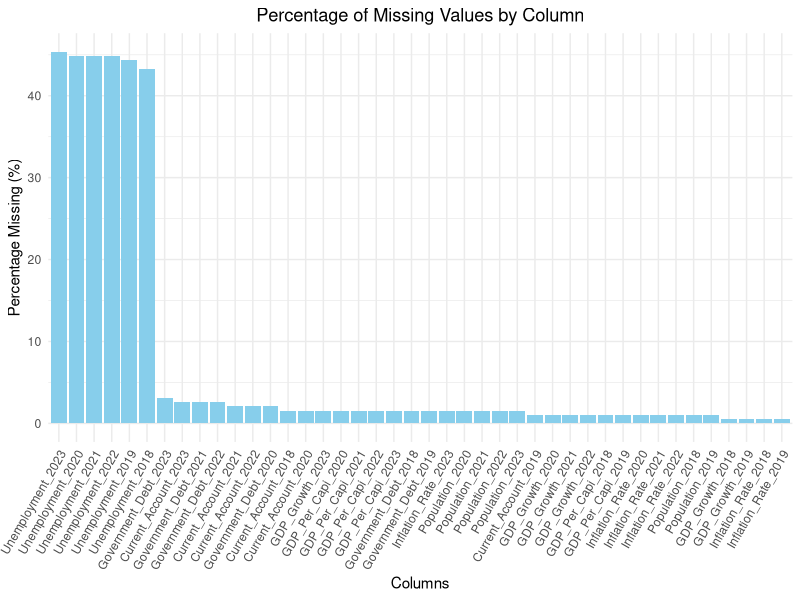
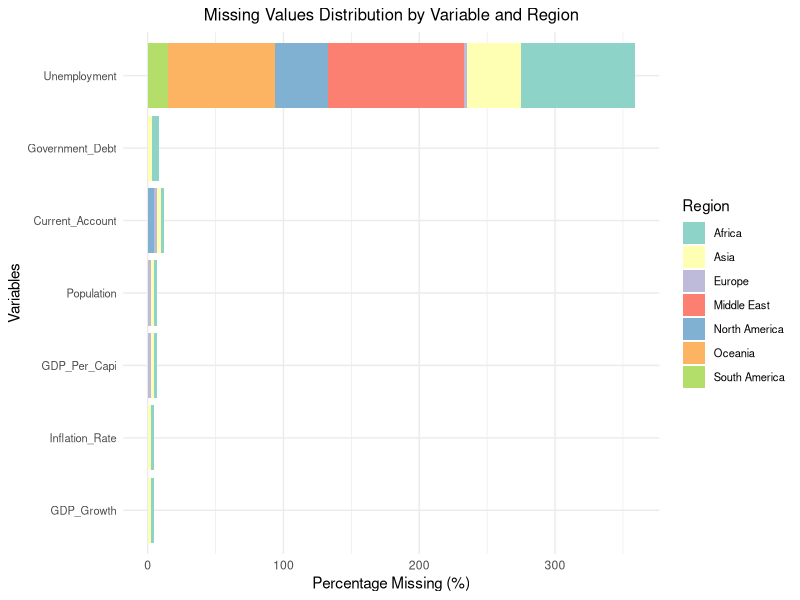

These charts were generated, in order, by the following R code:
## ---- chunk 1
library(ggplot2)
library(tidyr)
library(dplyr)
library(tibble)
library(reshape2)
## ---- chunk 2
data <- read.csv("Merged_data.csv")[,-1]
## ---- chunk 3
missing_percentage <- colSums(is.na(data)) / nrow(data) * 100
missing_percentage <- missing_percentage[missing_percentage > 0]
missing_df <- data.frame(Column = names(missing_percentage), Percentage = missing_percentage)

ggplot(missing_df, aes(x = reorder(Column, -Percentage), y = Percentage)) +
  geom_bar(stat = "identity", fill = "skyblue") +
  labs(title = "Percentage of Missing Values by Column", x = "Columns", y = "Percentage Missing (%)") +
  theme_minimal() +
  theme(axis.text.x = element_text(angle = 60, hjust = 1), plot.title = element_text(hjust = 0.5))
## ---- chunk 4
missing_stacked <- data |>
  group_by(Region) |>
  summarise(across(everything(), ~mean(is.na(.))*100)) |>
  pivot_longer(-Region, 
               names_to = "Variable", 
               values_to = "Percentage") |>
  filter(Percentage > 0) |>  # Only keep variables with missing values
  mutate(Variable = gsub("_[0-9]{4}$", "", Variable)) |>
  group_by(Variable, Region) |>
  summarise(Percentage = mean(Percentage)) |>
  filter(!is.na(Region))

ggplot(missing_stacked, 
       aes(x = reorder(Variable, Percentage), 
           y = Percentage, 
           fill = Region)) +
  geom_bar(stat = "identity", position = "stack") +
  coord_flip() +
  scale_fill_brewer(palette = "Set3") +
  labs(title = "Missing Values Distribution by Variable and Region",
       x = "Variables",
       y = "Percentage Missing (%)") +
  theme_minimal() +
  theme(
    plot.title = element_text(size = 12, hjust = 0.5),
    axis.text.y = element_text(size = 8),
    legend.position = "right",
    legend.text = element_text(size = 8))
